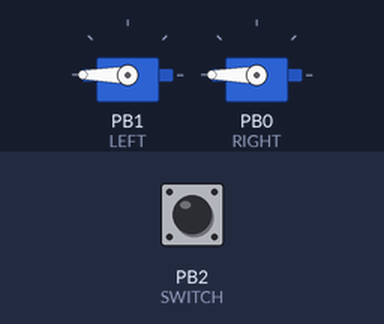
A sketch run on a simulated ATtiny85, built with avr-gcc and run on an emulated ATtiny85. Parts: 2 × servo. The test bench sets the inputs (shaded band); at power-on: PB2 (SWITCH) HIGH.

Above: at 1.2 s.
1.3 s: PB2 (SWITCH) pulled LOW for 0.15 s
At 1.37 s:
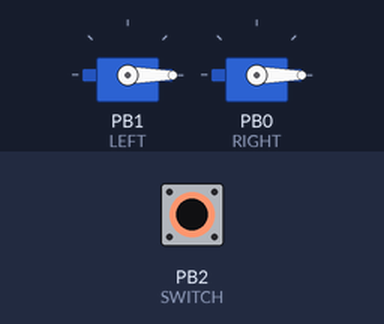
2.9 s: PB2 (SWITCH) pulled LOW for 3.2 s
At 7.3 s:
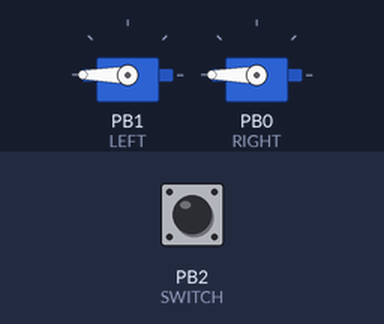
Timing chart, 0 to 8.8 s (numbered marks = the images above; inputs shaded):
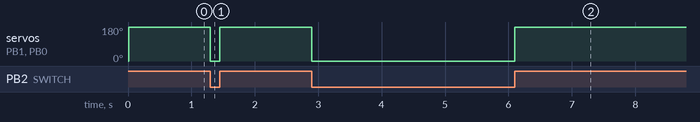

The sketch:

ears.ino
```cpp
#include <Adafruit_SoftServo.h>

#define LEFT 1
#define RIGHT 0
#define SWITCH 2
#define EARS_UP 1
#define EARS_DOWN 0

Adafruit_SoftServo leftEar;
Adafruit_SoftServo rightEar;

const int cooldownTime = 300; //ms
int lastPos;

void setup()
{
   // Set up the interrupt that will refresh the servo for us automagically
  OCR0A = 0xAF;            // any number is OK
  TIMSK |= _BV(OCIE0A);    // Turn on the compare interrupt (below!)

  leftEar.attach(LEFT);
  rightEar.attach(RIGHT);

  pinMode(SWITCH, INPUT_PULLUP);
 // leftEar.write(0);

  earsSet(EARS_DOWN);
}


void loop()
{
 //Read switch
 int newPos = (digitalRead(SWITCH) == HIGH) ? EARS_UP : EARS_DOWN;

 //Determine if we need to move and, if so, move
 if (newPos != lastPos) earsSet(newPos);
}

void earsSet(int pos) {
   switch (pos) {
     case EARS_DOWN:
       leftEar.write(0);
       rightEar.write(0);
       break;
     case EARS_UP:
       leftEar.write(180);
       rightEar.write(180);
       break;
   }
   lastPos = pos;
   delay(15);
}

volatile uint8_t counter = 0;
SIGNAL(TIMER0_COMPA_vect) {
  // this gets called every 2 milliseconds
  counter += 2;
  // every 20 milliseconds, refresh the servos!
  if (counter >= 20) {
    counter = 0;
    leftEar.refresh();
    rightEar.refresh();
  }
}
```

Measured:
- after the input at 1.3 s, servo on PB1 (LEFT), servo on PB0 (RIGHT): 180° → 0° at once, → 180° 0.15 s later
- after the input at 2.9 s, servo on PB1 (LEFT), servo on PB0 (RIGHT): 180° → 0° at once, → 180° 3.2 s later
